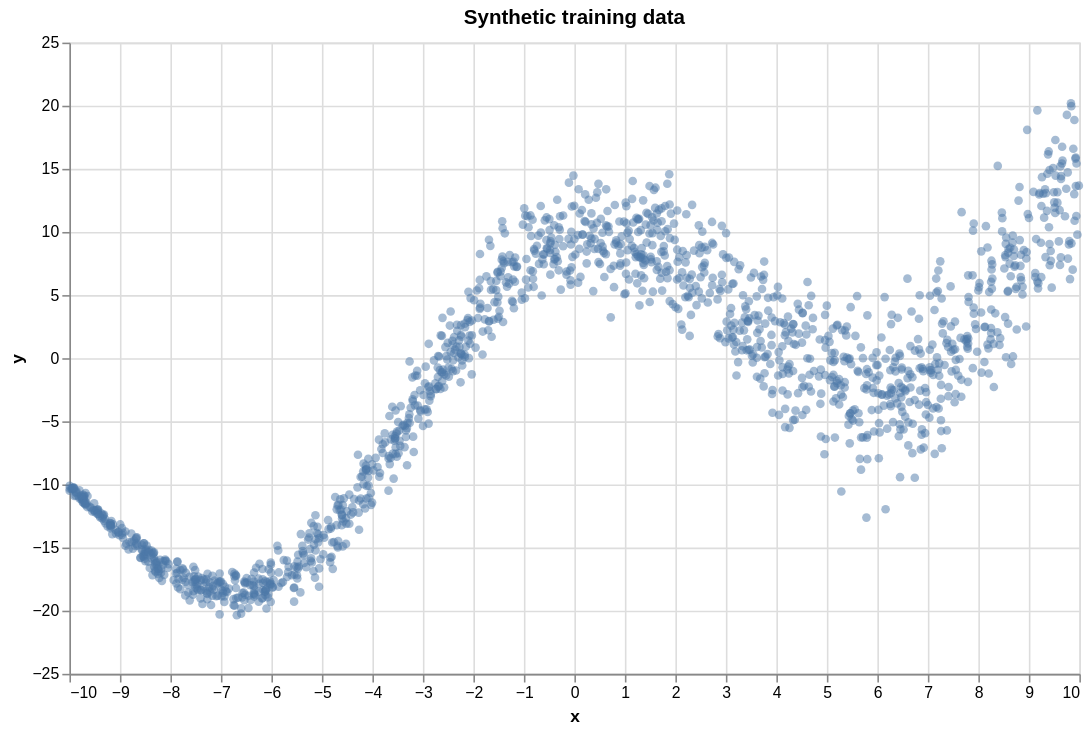

Notebook code cell kept with this figure:
### Code cell
plot_dataset(data)

### Figure 1 — Vega-Lite specification as saved in the notebook (floating-point values rounded to 4 significant figures; data arrays with more than 128 entries replaced by an {"elided": "..."} marker saying what was removed)
{"config": {"view": {"continuousWidth": 300, "continuousHeight": 300}}, "layer": [{"mark": {"type": "circle", "opacity": 0.5, "size": 30}, "encoding": {"tooltip": [{"field": "x", "type": "quantitative"}, {"field": "y", "type": "quantitative"}], "x": {"field": "x", "title": "x", "type": "quantitative"}, "y": {"field": "y", "title": "y", "type": "quantitative"}}}], "data": {"name": "data-ac42d387121e62d585f4eb99d13f2008"}, "height": 400, "title": "Synthetic training data", "width": 640, "$schema": "https://vega.github.io/schema/vega-lite/v6.4.1.json", "datasets": {"data-ac42d387121e62d585f4eb99d13f2008": {"elided": "1500 records"}}}
